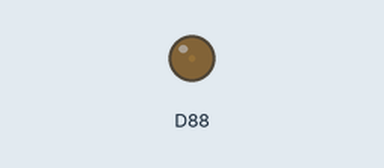
Bench run of a program on a simulated Raspberry Pi (BCM pin numbers). Shown: output pins drawn as LEDs (lit = HIGH).

Above: at 0.05 s.
At 0.65 s:
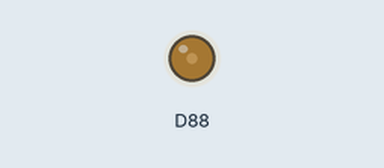
At 1.3 s:
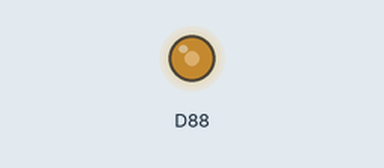
At 2.6 s:
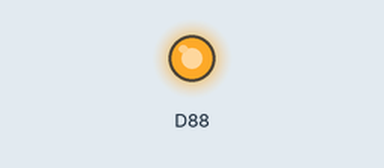
Timing chart, 0 to 6.1 s (numbered marks = the images above):
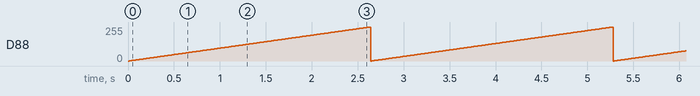

Measured:
- by itself, D88: ramps from 0/255 to 255/255 and jumps back, once every 2.6 s

The program:

DA_PO.py
```python
#!/usr/bin/python
# -*- coding:utf-8 -*-

import smbus
import time

address=0x48
cmd=0x40
value=0

bus=smbus.SMBus(1)
if __name__=="__main__":
    try:
        while True:
            bus.write_byte_data(address,cmd,value)
            value+=1
            if value==256:
                value=0
            #print("AOUT:%3d"%value)
            time.sleep(0.01)
    except:
        print('exit')
```
